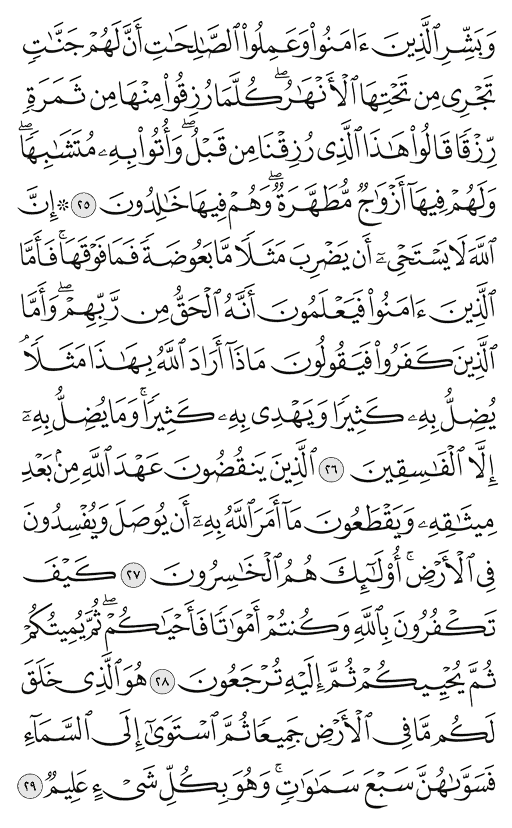
#> input picture assets/quran-images/page005.png, 512 x 828 px; its folder holds 2 pictures in this run
$ python prepare.py ../../assets/quran-images
#> lines starting #> are read from the running program, lines starting #| are printed output that depends on the picture
"""Turns the frames written by test/video_screens_test.dart into the
assets scene.html expects (img/, fonts/, icon.png).

    python3 tool/promo_video/prepare.py <frames-dir>
"""
import os
import shutil
import sys

from PIL import Image

here = os.path.dirname(os.path.abspath(__file__))
root = os.path.dirname(os.path.dirname(here))
frames = sys.argv[1]

os.makedirs(f'{here}/img', exist_ok=True)
for name in os.listdir(frames):
    if not name.endswith('.png'):
        continue
    im = Image.open(f'{frames}/{name}').convert('RGB')
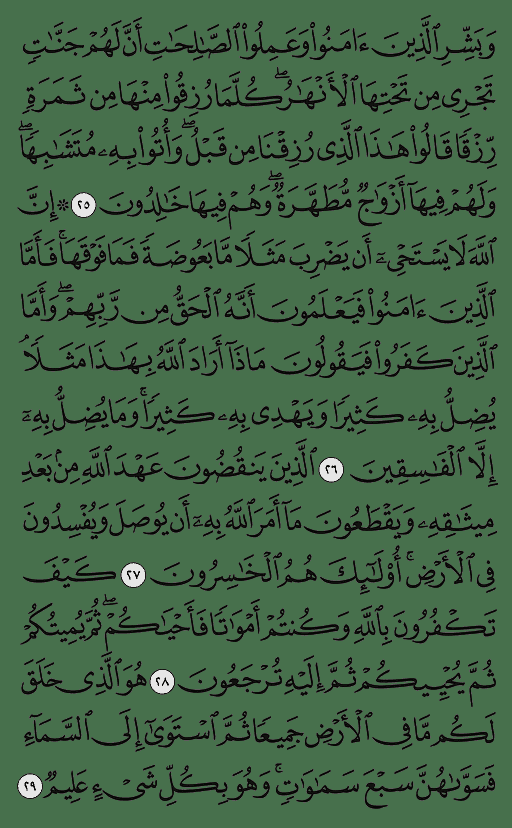
#> im: PIL image 512x828 RGB; mean R, G, B 65.9, 100.4, 69.9
    if name.startswith('v22-share-card'):
        im.save(f'{here}/img/share.jpg', quality=94)
    else:
        im.resize((720, 1560), Image.LANCZOS).save(f'{here}/img/{name[:-4]}.jpg', quality=92)
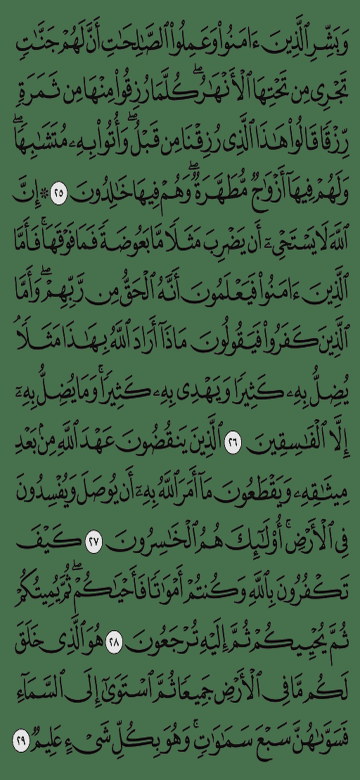
#> saved as page005.jpg: PIL image 720x1560 RGB (shown at 1/2 size); mean R, G, B 66, 100.5, 69.9
#> pass 2 of the loop `for name in os.listdir(frames):`:
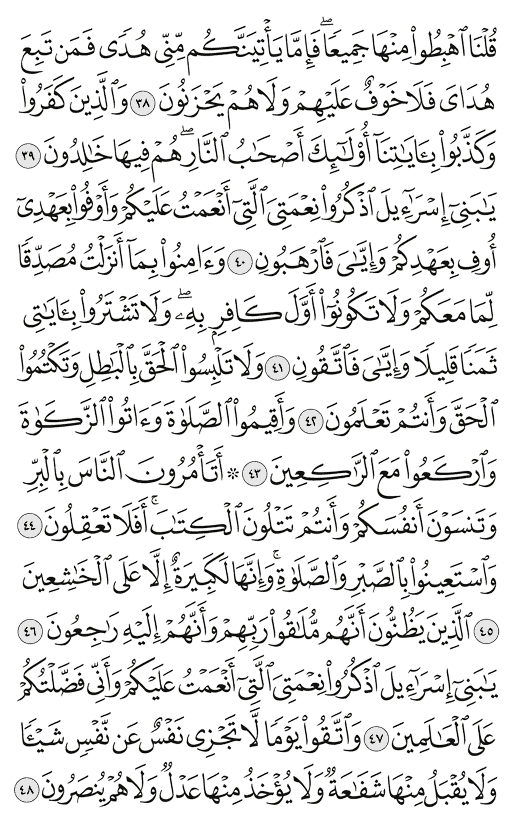
#> input picture assets/quran-images/page007.png, 512 x 828 px
#> `im = Image.open(f'{frames}/{name}').convert('RGB')`:
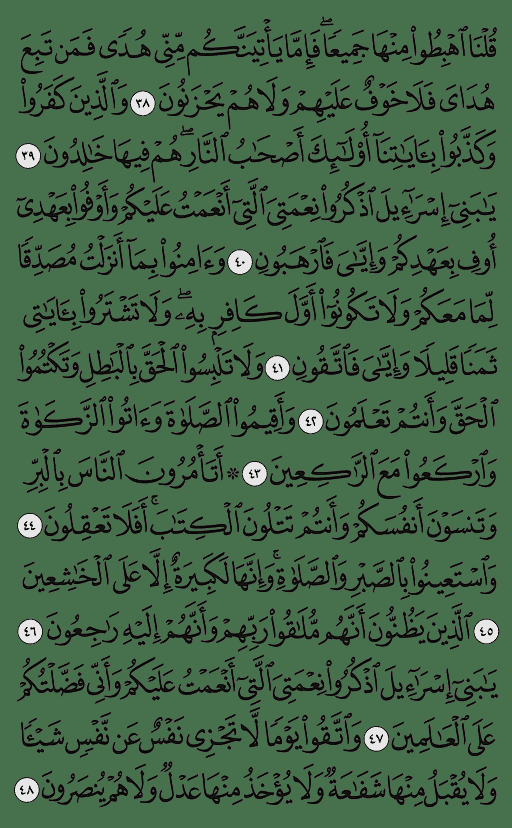
#> im: PIL image 512x828 RGB; mean R, G, B 66.3, 99.6, 70
#> `im.resize((720, 1560), Image.LANCZOS).save(f'{here}/img/{name[:-4]}.jp..`:
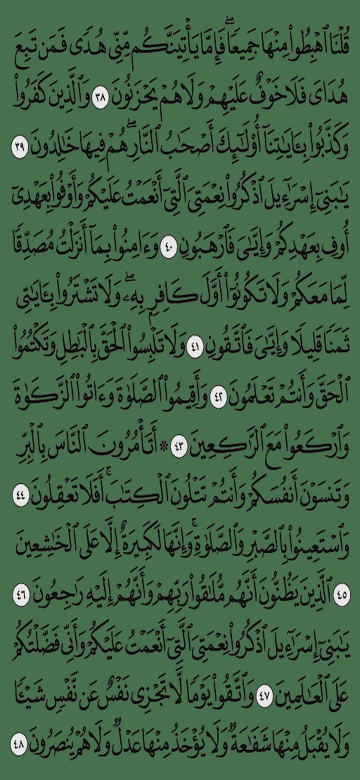
#> saved as page007.jpg: PIL image 720x1560 RGB (shown at 1/2 size); mean R, G, B 66.3, 99.6, 70.1

os.makedirs(f'{here}/fonts', exist_ok=True)
for w in ['Regular', 'Medium', 'Semibold', 'Bold']:
    shutil.copy(f'{root}/assets/fonts/DiodrumArabic-{w}.ttf', f'{here}/fonts/')
shutil.copy(
    f'{root}/android/app/src/main/res/mipmap-xxxhdpi/ic_launcher.png',
    f'{here}/icon.png',
)
